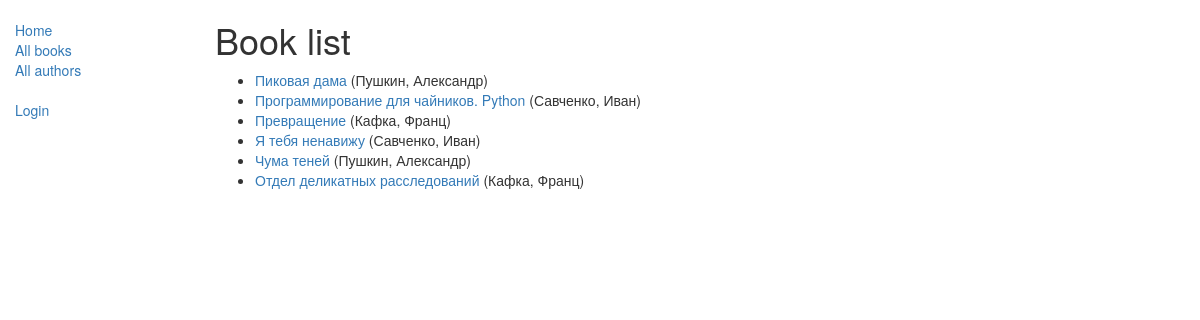
/catalog/books/, run on the app's committed database.
### catalog/models.py (models this page shows, shortened)
class Book(models.Model):
    title = models.CharField(max_length=200)
    author = models.ForeignKey('Author', on_delete=models.SET_NULL, null=True)
    summary = models.TextField(max_length=1000, help_text="Enter a brief description of the book")
    isbn = models.CharField('ISBN', max_length=13, help_text='13 Character <a href="https://www.isbn-international.org/'
                                                             'content/what-isbn">ISBn number</a>')
    genre = models.ManyToManyField(Genre, help_text="Select a genre for this book")
    language = models.ForeignKey('Language', on_delete=models.SET_NULL, null=True)
    def display_genre(self):
        return ', '.join([genre.name for genre in self.genre.all()[:3]])
    display_genre.short_description = 'Genre'
    def get_absolute_url(self):
        return reverse('book-detail', args=[str(self.id)])

class Author(models.Model):
    first_name = models.CharField(max_length=100)
    last_name = models.CharField(max_length=100)
    date_of_birth = models.DateField(null=True, blank=True)
    date_of_death = models.DateField('Died', null=True, blank=True)
    def __str__(self):
        return '%s, %s' % (self.last_name, self.first_name)

### catalog/views.py (the view)
class BookListView(generic.ListView):
    model = Book

### catalog/templates/catalog/book_list.html
{% extends "base_generic.html" %}
{% block content %}
    <h1>Book list</h1>
    {% if book_list %}
    <ul>
        {% for book in book_list %}
        <li>
            <a href="{{ book.get_absolute_url }}">{{ book.title }}</a> ({{ book.author }})
        </li>
        {% endfor %}
    </ul>
    {% else %}
        <p>There are no books in the library.</p>
    {% endif %}
{% endblock %}

### data on the page
Book: title "Пиковая дама", author "Пушкин, Александр"
Book: title "Программирование для чайников. Python", author "Савченко, Иван"
Book: title "Превращение", author "Кафка, Франц"
Book: title "Я тебя ненавижу", author "Савченко, Иван"
Book: title "Чума теней", author "Пушкин, Александр"
Book: title "Отдел деликатных расследований", author "Кафка, Франц"
